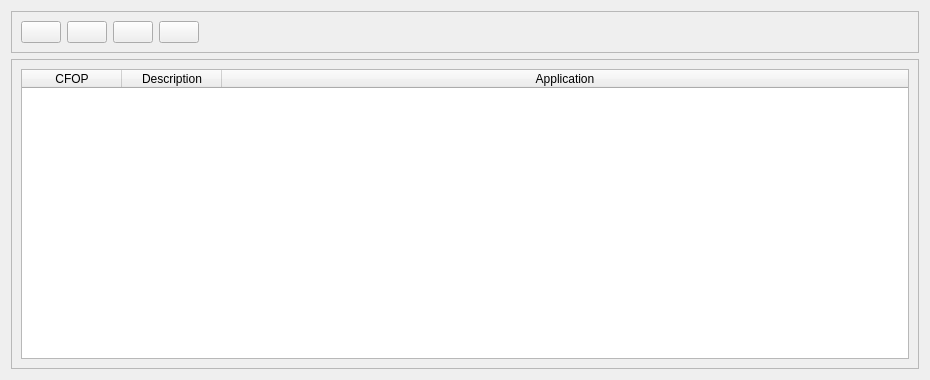
<?xml version="1.0" encoding="UTF-8"?>
<ui version="4.0">
 <class>CfopsListView</class>
 <widget class="QWidget" name="CfopsListView">
  <property name="geometry">
   <rect>
    <x>0</x>
    <y>0</y>
    <width>930</width>
    <height>380</height>
   </rect>
  </property>
  <property name="minimumSize">
   <size>
    <width>930</width>
    <height>380</height>
   </size>
  </property>
  <property name="windowTitle">
   <string>Manage CFOP</string>
  </property>
  <layout class="QVBoxLayout" name="verticalLayout_2">
   <item>
    <widget class="QFrame" name="frame_2">
     <property name="frameShape">
      <enum>QFrame::StyledPanel</enum>
     </property>
     <property name="frameShadow">
      <enum>QFrame::Raised</enum>
     </property>
     <layout class="QHBoxLayout" name="horizontalLayout">
      <item>
       <widget class="QPushButton" name="addCfopPushButton">
        <property name="toolTip">
         <string>Add new cfop</string>
        </property>
        <property name="text">
         <string/>
        </property>
        <property name="icon">
         <iconset resource="../../images.qrc">
          <normaloff>:/images/manufacturers/add_manufacturer.png</normaloff>:/images/manufacturers/add_manufacturer.png</iconset>
        </property>
        <property name="iconSize">
         <size>
          <width>40</width>
          <height>40</height>
         </size>
        </property>
       </widget>
      </item>
      <item>
       <widget class="QPushButton" name="editCfopPushButton">
        <property name="toolTip">
         <string>Edit cfop</string>
        </property>
        <property name="text">
         <string/>
        </property>
        <property name="icon">
         <iconset resource="../../images.qrc">
          <normaloff>:/images/manufacturers/edit_manufacturer.png</normaloff>:/images/manufacturers/edit_manufacturer.png</iconset>
        </property>
        <property name="iconSize">
         <size>
          <width>40</width>
          <height>40</height>
         </size>
        </property>
       </widget>
      </item>
      <item>
       <widget class="QPushButton" name="removeCfopPushButton">
        <property name="toolTip">
         <string>Remove cfop</string>
        </property>
        <property name="text">
         <string/>
        </property>
        <property name="icon">
         <iconset resource="../../images.qrc">
          <normaloff>:/images/manufacturers/remove_manufacturer.png</normaloff>:/images/manufacturers/remove_manufacturer.png</iconset>
        </property>
        <property name="iconSize">
         <size>
          <width>40</width>
          <height>40</height>
         </size>
        </property>
       </widget>
      </item>
      <item>
       <widget class="QPushButton" name="importIntoDBPushButton">
        <property name="toolTip">
         <string>Import into database</string>
        </property>
        <property name="text">
         <string/>
        </property>
        <property name="icon">
         <iconset resource="../../images.qrc">
          <normaloff>:/images/cfop/database-import.png</normaloff>:/images/cfop/database-import.png</iconset>
        </property>
        <property name="iconSize">
         <size>
          <width>40</width>
          <height>40</height>
         </size>
        </property>
       </widget>
      </item>
      <item>
       <spacer name="horizontalSpacer">
        <property name="orientation">
         <enum>Qt::Horizontal</enum>
        </property>
        <property name="sizeHint" stdset="0">
         <size>
          <width>83</width>
          <height>20</height>
         </size>
        </property>
       </spacer>
      </item>
     </layout>
    </widget>
   </item>
   <item>
    <widget class="QFrame" name="frame">
     <property name="frameShape">
      <enum>QFrame::StyledPanel</enum>
     </property>
     <property name="frameShadow">
      <enum>QFrame::Raised</enum>
     </property>
     <layout class="QVBoxLayout" name="verticalLayout">
      <item>
       <widget class="QTableWidget" name="cfopsTableWidget">
        <property name="editTriggers">
         <set>QAbstractItemView::NoEditTriggers</set>
        </property>
        <property name="selectionMode">
         <enum>QAbstractItemView::SingleSelection</enum>
        </property>
        <property name="selectionBehavior">
         <enum>QAbstractItemView::SelectRows</enum>
        </property>
        <attribute name="horizontalHeaderStretchLastSection">
         <bool>true</bool>
        </attribute>
        <attribute name="verticalHeaderDefaultSectionSize">
         <number>100</number>
        </attribute>
        <column>
         <property name="text">
          <string>CFOP</string>
         </property>
        </column>
        <column>
         <property name="text">
          <string>Description</string>
         </property>
        </column>
        <column>
         <property name="text">
          <string>Application</string>
         </property>
        </column>
       </widget>
      </item>
     </layout>
    </widget>
   </item>
  </layout>
 </widget>
 <resources>
  <include location="../../images.qrc"/>
 </resources>
 <connections/>
</ui>
